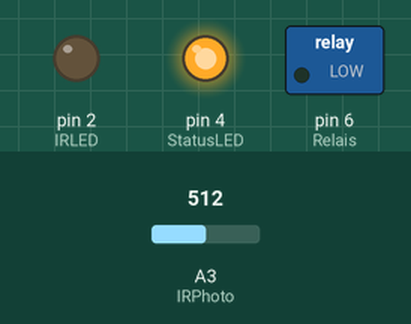
The sketch below on a simulated Arduino Uno, built with avr-gcc and run on an emulated ATmega328P. Shown: switched loads named in the sketch (green lamp = pin HIGH), output pins drawn as LEDs (lit = HIGH). The inputs (shaded band) are chosen by the test bench; at power-on: A3 (IRPhoto) = 512.

Above: at 1.3 s.
At 12.2 s:
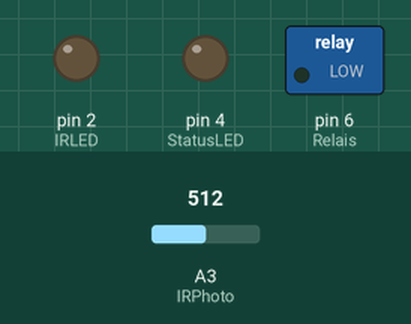
Timing chart, 0 to 16.3 s (numbered marks = the images above):
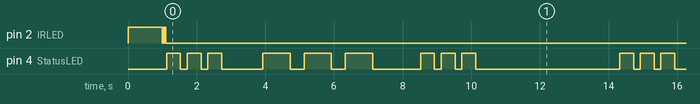

The sketch:

Arbeitsplattenbeleuchtung.ino
```cpp
// Steuerung für eine Arbeitsplattenbeleuchtung mit einer IR-LED, einem IR-Phototransistor und einem Relais, um eine 230V Lampe zu steuern.
// Funktion:
// - IR-LED wird per Transistor immer wieder an- und ausgeschaltet, der Phototransistor aufgelesen und dadurch ein Gegenstand (z.B. Hand) für eine bestimmte Dauer erkannt und das Relais/die Lampe folgend angesteuert:
//     - unterhalb 0,2 Sekunden --> nichts passiert
//     - zwischen 0,2 und 1,0 Sekunden --> Relais/Lampe ON (für 1h) oder OFF
//     - zwischen 1,0 und 4,0 Sekunden --> Relais/Lampe geht oder bleibt ON für 2h
//     - über 4,0 Sekunden --> nichts passiert
// - Sobald ein Gegenstand erkannt wird, leuchtet die grüne LED. Der Abstand, ab dem ein Gegenstand erkannt wird, kann über den Schaltwert "IRPhotoSchalt" geändert werden.
// - Wenn erkannt wird, dass die IR-LED nicht mehr funktioniert, wird über die grüne LED der Morsecode "SOS" ausgegeben. (kurz/kurz/kurz - Pause - lang/lang/lang - Pause - kurz/kurz/kurz)

// Pin Definitionen
int Relais = 6;               // Relais an Pin 6
int IRPhoto = 3;              // IR-Phototransistor an Pin A3
int IRLED = 2;                // IR-LED an Pin 2
int StatusLED = 4;            // Grüne LED an Pin 4

// Relais-Status und Timer
int R1 = 0;                   // Relais-Status (1=ON, 0=OFF)
unsigned long RelaisTime = 0;
unsigned long RelaisTimeOn = 3600000;        // 1 Stunde ON --> OFF
unsigned long RelaisTimeOnExt = 7200000;     // 2 Stunden ON --> OFF

// Variablen für IR-Phototransistor
int IRPhotoreed;
int IRPhotoWert1, IRPhotoWert2, IRPhotoWert3;
int IRPhotoWert11, IRPhotoWert12, IRPhotoWert13;
int IRPhotoWert21, IRPhotoWert22, IRPhotoWert23;
int IRPhotoWert31, IRPhotoWert32, IRPhotoWert33;
int IRPhotoSchalt = 50;             // Schaltwert
int IRPhotoOffset1, IRPhotoOffset2;

// Timer und Sammel-Variablen
unsigned long previousMillis = 0;
unsigned long currentMillis;
int warten = 25;
int SetSammel = 0;
int SetCount = 0;
int Set[20];
int sos = 0;
int fail = 0;

void setup() {
  // Initialisierung der Pins
  pinMode(Relais, OUTPUT);
  digitalWrite(Relais, LOW);
  R1 = 0;
  pinMode(IRPhoto, INPUT);
  pinMode(IRLED, OUTPUT);
  pinMode(StatusLED, OUTPUT);

  // Initialisierung der seriellen Kommunikation
  Serial.begin(9600);

  // Kalibrierung der IR-LED und des IR-Phototransistors
  digitalWrite(IRLED, HIGH);
  delay(1000);
  digitalWrite(IRLED, LOW);
  delay(warten);
  IRPhotoWert1 = analogRead(IRPhoto);
  digitalWrite(IRLED, HIGH);
  delay(warten);
  IRPhotoWert2 = analogRead(IRPhoto);
  digitalWrite(IRLED, LOW);
  delay(warten);
  IRPhotoWert3 = analogRead(IRPhoto);
  IRPhotoOffset1 = IRPhotoWert2 - ((IRPhotoWert1 + IRPhotoWert3) / 2);
  previousMillis = millis();
}

void loop() {
  currentMillis = millis();

  // Mehrfache Messung zur Erhöhung der Genauigkeit
  IRPhotoWert11 = analogRead(IRPhoto);
  delayMicroseconds(100);
  IRPhotoWert12 = analogRead(IRPhoto);
  delayMicroseconds(100);
  IRPhotoWert13 = analogRead(IRPhoto);
  digitalWrite(IRLED, HIGH);
  delay(warten);
  IRPhotoWert21 = analogRead(IRPhoto);
  delayMicroseconds(100);
  IRPhotoWert22 = analogRead(IRPhoto);
  delayMicroseconds(100);
  IRPhotoWert23 = analogRead(IRPhoto);
  digitalWrite(IRLED, LOW);
  delay(warten);
  IRPhotoWert31 = analogRead(IRPhoto);
  delayMicroseconds(100);
  IRPhotoWert32 = analogRead(IRPhoto);
  delayMicroseconds(100);
  IRPhotoWert33 = analogRead(IRPhoto);

  // Mittelwertbildung der Messwerte
  IRPhotoWert1 = (IRPhotoWert11 + IRPhotoWert12 + IRPhotoWert13) / 3;
  IRPhotoWert2 = (IRPhotoWert21 + IRPhotoWert22 + IRPhotoWert23) / 3;
  IRPhotoWert3 = (IRPhotoWert31 + IRPhotoWert32 + IRPhotoWert33) / 3;

  // Ausgabe zur Fehlersuche
  // Serial.println("OFF1: " + String(IRPhotoWert1) + "  ON: " + String(IRPhotoWert2) + "  OFF2: " + String(IRPhotoWert3) + " Offset1: " + String(IRPhotoOffset1) + " Offset2: " + String(IRPhotoOffset2) + " fail: " + String(fail));
  // Serial.println(" OFF1: " + String(IRPhotoWert1) + "  ON: " + String(IRPhotoWert2) + "    Count " + String(SetCount) + " Sammel " + String(SetSammel));

  // Überprüfung auf stabile Werte
  if (IRPhotoWert1 + 15 > IRPhotoWert3 && IRPhotoWert1 - 15 < IRPhotoWert3) {
    IRPhotoOffset2 = IRPhotoWert2 - ((IRPhotoWert1 + IRPhotoWert3) / 2);

    // Erkennung eines möglichen Defekts der IR-LED
    if (IRPhotoWert2 < ((IRPhotoWert1 + IRPhotoWert3) / 2) + 10) {
      SOS();
    }

    // Objekt erkannt
    if (IRPhotoOffset2 > (IRPhotoOffset1 + IRPhotoSchalt)) {
      digitalWrite(StatusLED, HIGH);  // Grüne LED an
    } else {
      digitalWrite(StatusLED, LOW);   // Grüne LED aus
    }

    if (IRPhotoOffset2 <= (IRPhotoOffset1 + IRPhotoSchalt)) {
      if ((previousMillis + 4000) < currentMillis) {
        digitalWrite(StatusLED, LOW);  // Grüne LED aus
      }
      if (((previousMillis + 200) > currentMillis) || ((previousMillis + 4000) < currentMillis)) {
        previousMillis = currentMillis;
      }
      if (((previousMillis + 210) < currentMillis) && ((previousMillis + 990) > currentMillis)) {
        digitalWrite(StatusLED, LOW);  // Grüne LED aus
        LichtAn(1);  // Licht für 1 Stunde an oder aus
      }
      if (((previousMillis + 1000) < currentMillis) && ((previousMillis + 3990) > currentMillis)) {
        digitalWrite(StatusLED, LOW);  // Grüne LED aus
        LichtAn(2);  // Licht für 2 Stunden an
      }
      if (R1 == 1 && RelaisTime < currentMillis) {
        LichtAn(1);  // Licht aus nach der festgelegten Zeit
      }
    }

    // Neue Kalibrierung bei Werten nahe 0
    if (IRPhotoWert1 == 0 && IRPhotoWert3 == 0) {
      SetCount++;
      if (SetCount > 100) {
        Set[(SetCount - 101)] = IRPhotoWert2;
        if (SetCount == 120) {
          SetSammel = 0;
          for (int i = 0; i < 20; i++) {
            SetSammel += Set[i];
          }
          IRPhotoOffset1 = SetSammel / 20;
          SetCount = 0;
          SetSammel = 0;
        }
      }
    } else {
      SetCount = 0;
      SetSammel = 0;
    }
    delay(warten);
  } else {
    // Anpassung des Timers
    previousMillis = previousMillis - currentMillis + millis();
  }
}

void LichtAn(int x) {
  if (R1 == 0) {  // Licht an
    digitalWrite(Relais, HIGH);
    delay(500);
    R1 = 1;
    if (x == 1) {
      RelaisTime = (currentMillis + RelaisTimeOn);  // Licht an für 1 Stunde
    }
    if (x == 2) {
      RelaisTime = (currentMillis + RelaisTimeOnExt);  // Licht an für 2 Stunden
    }
  } else if (x == 1) {  // Licht aus
    digitalWrite(Relais, LOW);
    R1 = 0;
    delay(500);
  }
  currentMillis = millis();
  previousMillis = currentMillis;
}

void SOS() {
  digitalWrite(Relais, LOW);  // Relais aus
  while (sos < 100) {
    sos++;
    // Ausgabe des Morse-Codes "SOS" über die grüne LED
    for (int i = 0; i < 3; i++) {
      digitalWrite(StatusLED, HIGH);
      delay(400);
      digitalWrite(StatusLED, LOW);
      delay(200);
    }
    delay(1000);
    for (int i = 0; i < 3; i++) {
      digitalWrite(StatusLED, HIGH);
      delay(800);
      digitalWrite(StatusLED, LOW);
      delay(400);
    }
    delay(1000);
    for (int i = 0; i < 3; i++) {
      digitalWrite(StatusLED, HIGH);
      delay(400);
      digitalWrite(StatusLED, LOW);
      delay(200);
    }
    delay(4000);
  }
  sos = 0;
}
```

Measured:
- by itself, pin 2 (IRLED): alternates HIGH for 0.03 s and LOW for 0.03 s, 5 changes in all, then stays LOW
- by itself, pin 4 (StatusLED): repeats every 13.2 s: 2 × (LOW 0.20 s, HIGH 0.40 s), LOW 1.2 s, 2 × (HIGH 0.80 s, LOW 0.40 s), HIGH 0.80 s, LOW 1.4 s, 2 × (HIGH 0.40 s, LOW 0.20 s), HIGH 0.40 s, LOW 4.2 s, HIGH 0.40 s
- by itself, everything shown: repeats every 13.2 s, in 18 steps
